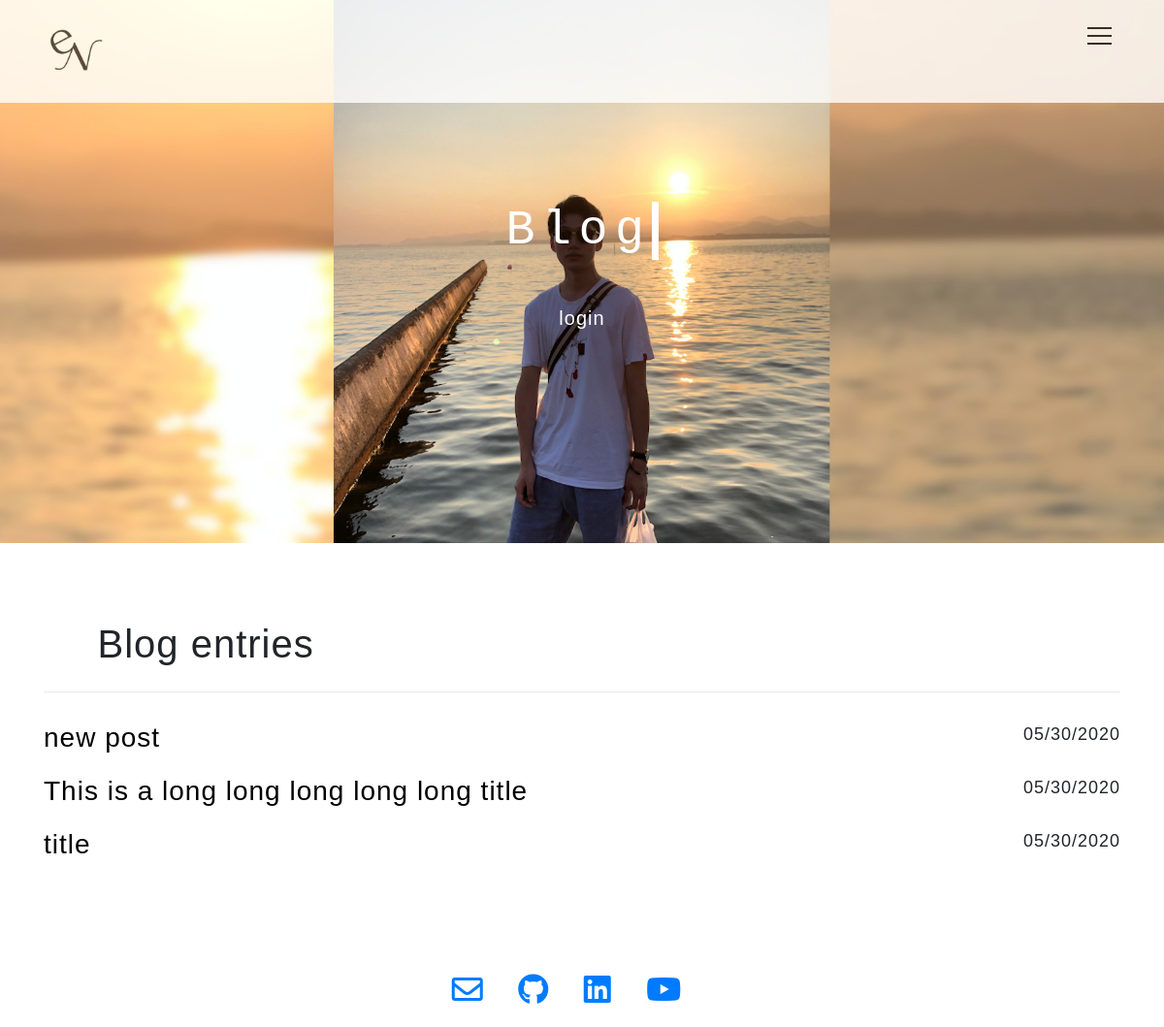
The page /blog/ on the database as committed earlier.
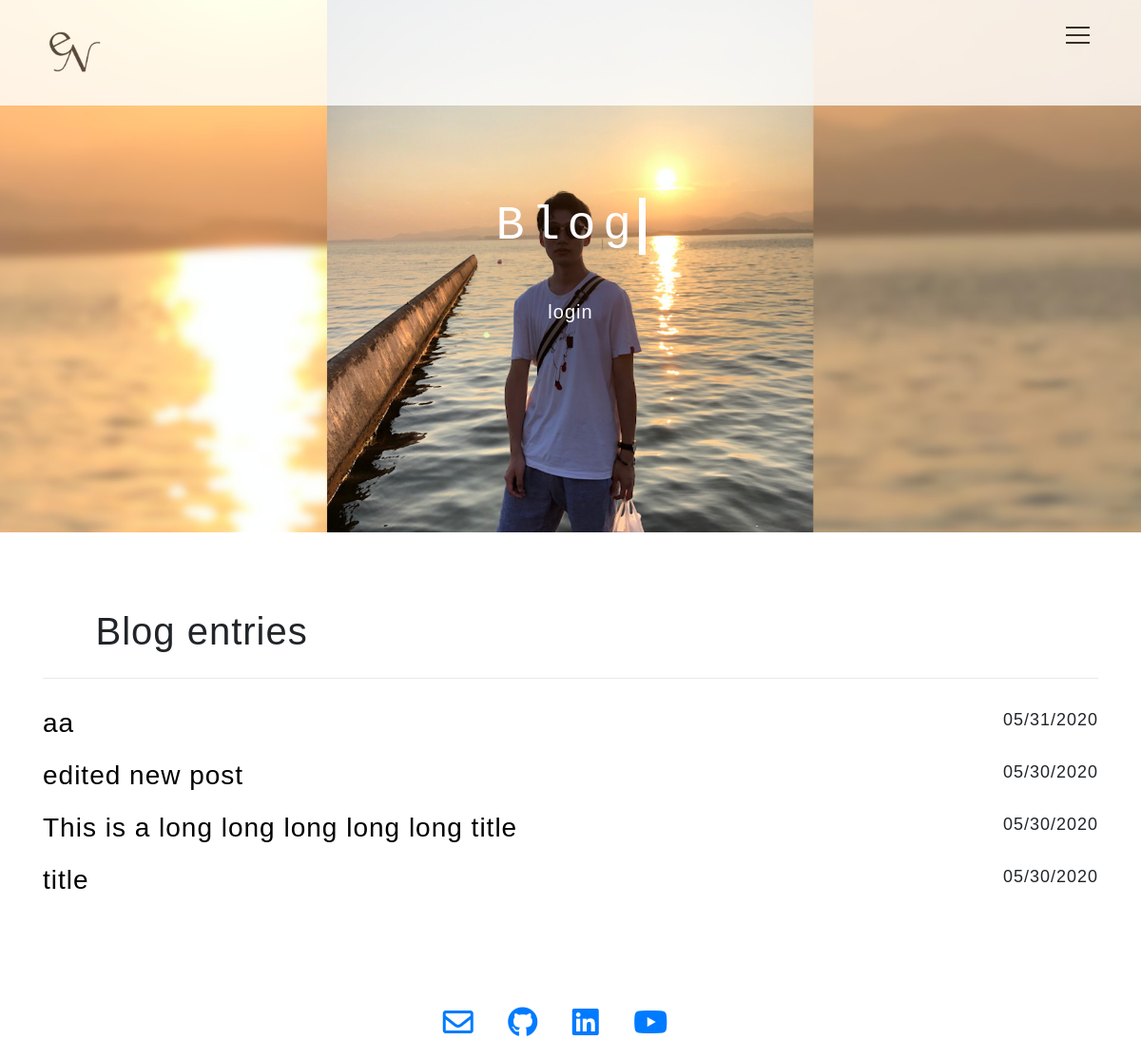
The same page on the database as committed later.
### eureyuri.py (models this page shows, shortened)
class Entry(flask_db.Model):
    title = CharField()
    slug = CharField(unique=True)
    content = TextField()
    published = BooleanField(index=True)
    timestamp = DateTimeField(default=datetime.datetime.now, index=True)
    @classmethod
    def public(cls):
        return Entry.select().where(Entry.published == True)

### eureyuri.py (the view)
@app.route('/blog/')
def blog():
    query = Entry.public().order_by(Entry.timestamp.desc())
    return object_list(
        'blog.html',
        query,
        search="",
        check_bounds=False)

### templates/blog.html (shortened to what this page needs)
{% extends "base.html" %}
{% block head %}Blog{% endblock %}
{% block content_title %}{% if search %}Search "{{ search }}"{% else %}Blog entries{% endif %}{% endblock %}
{% block content %}
  {% for entry in object_list %}
    <h3>
      <div class="row">
        <div class="col-sm-10">
          <a class="jump_black" href="{% if entry.published %}{{ url_for('detail', slug=entry.slug) }}{% else %}{{ url_for('edit', slug=entry.slug) }}{% endif %}">
            {{ entry.title }}
          </a>
        </div>
        <div class="col-sm-2">
          <p style="float: right;"> {{ entry.timestamp.strftime('%m/%d/%Y') }}</p>
        </div>
      </div>
    </h3>
  {% else %}
    <p>No entries have been created yet.</p>
  {% endfor %}
{% endblock %}

### templates/base.html (shortened to what this page needs)
{% include "header.html" %}
  <link rel=stylesheet type=text/css href="{{ url_for('static', filename='css/secondaryPages.css') }}" />
  <header class="masthead-blog">
    <div class="container h-100">
      <div class="row h-100">
        <div class="col-lg-12 my-auto" style="margin-bottom:0px !important;">
          <div class="header-content mx-auto" style="text-align: center">
            <div class="typewriter">
              <h1 class="mb-5" style="text-align: center;">
                {% block head %}{% endblock %}
              </h1>
            </div>
          </div>
        </div>
        {% if not session.logged_in %}
          <div class="col-lg-12 my-auto" style="text-align:center; margin-top:0px!important;">
            <div class="row">
              <div class="col-sm-12">
                <h5><a class="jump" href="{{ url_for('login') }}">login</a></h5>
              </div>
            </div>
          </div>
        {% endif %}
      </div>
    </div>
  </header>
  <section class="interests">
    <div class="container-fluid" style="padding-right: 0px;
padding-left: 0px;">
      <div class="bg-0" style="padding-bottom:100px;">
        <div class="container" style="padding-bottom:50px;">
          <div class="section-heading" style="margin-left:0px; margin-right:0px;">
            <h2 style="margin-left:5%; margin-right:5%;margin-top: 30px;">
              {% block content_title %}{% endblock %}
            </h2>
            <hr>
          </div>
          {% block content %}{% endblock %}
        </div>
      </div>
    </div>
  </section>
{% include "footer.html" %}

### templates/header.html (shortened to what this page needs)
<!DOCTYPE html>
<html>
  <head>
    <link rel="stylesheet" type="text/css" href="../static/css/jquery.fullPage.css" />
    <link rel="stylesheet" href="https://use.fontawesome.com/releases/v5.8.2/css/all.css">
    <link rel="stylesheet" type=text/css href="{{ url_for('static', filename='css/bootstrap.min.css') }}" />
    <link rel="stylesheet" type=text/css href="{{ url_for('static', filename='css/navbar.css') }}" />
    <link rel="stylesheet" type=text/css href="{{ url_for('static', filename='css/footer.css') }}" />
  </head>
  <body>
    <header class="navbar">
      <div id="nav_left">
        <a href="/"><img src="{{ url_for('static', filename='images/logo.png') }}" alt=""></a>
      </div>
      <div class="hamburger" id="js_hamburger">
        <span class="hamburger_line hamburger_line1"></span>
        <span class="hamburger_line hamburger_line2"></span>
        <span class="hamburger_line hamburger_line3"></span>
      </div>
    </header>

### templates/footer.html (shortened to what this page needs)
    <footer class="footer">
      <a href="mailto: eureynoguchi@gmail.com" target="_blank"><i class="far fa-envelope fa-2x"></i></a>
      <a href="https://github.com/eureyuri" target="_blank"><i class="fab fa-github fa-2x"></i></a>
      <a href="https://www.linkedin.com/in/eurey-noguchi/" target="_blank"><i class="fab fa-linkedin fa-2x"></i></a>
      <a href="https://www.youtube.com/channel/UCOScmlJ9J2xpLwuOYQu4n9Q" target="_blank"><i class="fab fa-youtube fa-2x"></i></a>
    </footer>
  </body>
</html>

### static/css/navbar.css (style rules this page uses)
html, body { font-family: 'Montserrat', sans-serif; width: 100%; height: 100%; overflow-x: hidden; }
div img { width: 160px; height: auto; }
.navbar { position: fixed; top: 0px; width: 100%; height: 10%; display: flex; flex-wrap: nowrap; z-index: 100; background-color: white; opacity: 0.8; padding: 0 30px; }
#nav_left { position: absolute; left: 40px; }
#nav_left img { height: 9vh; width: auto; }
.hamburger { position: absolute; right: 40px; top: 2vh; width: 50px; height: 50px; cursor: pointer; z-index: 300; }
.hamburger_line { position: absolute; left: 11px; width: 25px; height: 2px; background-color: #111; transition: all .6s; }
.hamburger_line1 { top: 12px; }
.hamburger_line2 { top: 20px; }
.hamburger_line3 { top: 28px; }

### static/css/footer.css (style rules this page uses)
.footer { position: fixed; left: 0; bottom: 20px; width: 100%; background-color: transparent; text-align: center; }
i { display: inline-block; margin-right: 1em; }

### static/css/secondaryPages.css (style rules this page uses)
body { scroll-behavior: smooth; }
.jump { position: relative; display: inline-block; font-weight: 300; color: #007bff; overflow: hidden; background: linear-gradient(to right, #007bff, #007bff 50%, white 50%); background-clip: text; -webkit-background-clip: text; -webkit-text-fill-color: transparent; background-size: 200% 100%; background-position: 100%; transition: background-position 275ms ease; }
.jump_black { position: relative; display: inline-block; font-weight: 300; color: #007bff; overflow: hidden; background: linear-gradient(to right, #007bff, #007bff 50%, black 50%); background-clip: text; -webkit-background-clip: text; -webkit-text-fill-color: transparent; background-size: 200% 100%; background-position: 100%; transition: background-position 275ms ease; }
hr { margin: 25px auto 0; border-width: 1px; border-color: rgba(34, 34, 34, 0.1); }
h1, h2, h3, h4, h5, h6 { font-family: 'Catamaran', 'Helvetica', 'Arial', 'sans-serif'; font-weight: 200; letter-spacing: 1px; }
p { font-size: 18px; line-height: 1.5; margin-bottom: 20px; }
section { padding: 50px 0; padding-bottom: 0px; }
section h2 { font-size: 40px; }
header .header-content { color: white; }
header.masthead-about, header.masthead-work, header.masthead-interests, header.masthead-blog { position: relative; width: 100%; padding-top: 150px; padding-bottom: 100px; background-size: cover; }
header.masthead-blog { background-image: url("../images/cover_blog.jpg"); background-position: center center; }
header.masthead-about .header-content, header.masthead-work .header-content, header.masthead-interests .header-content, header.masthead-blog .header-content { max-width: 500px; margin-bottom: 100px; text-align: center; }
header.masthead-about .header-content h1, header.masthead-work .header-content h1, header.masthead-interests .header-content h1, header.masthead-blog .header-content h1 { font-size: 30px; }
@media (min-width: 992px) { header.masthead-about, header.masthead-work, header.masthead-interests, header.masthead-blog { height: 70vh; padding-top: 0; padding-bottom: 0; } }
@media (min-width: 992px) { header.masthead-about .header-content, header.masthead-work .header-content, header.masthead-interests .header-content, header.masthead-blog .header-content { margin-bottom: 0; text-align: left; } }
@media (min-width: 992px) { header.masthead-about .header-content h1, header.masthead-work .header-content h1, header.masthead-interests .header-content h1, header.masthead-blog .header-content h1 { font-size: 50px; } }
section.about .section-heading, section.work .section-heading, section.interests .section-heading { margin-bottom: 30px; margin-left: 5%; margin-right: 5%; }
section.about .section-heading h2, section.work .section-heading h2, section.interests .section-heading h2 { margin-top: 0; }
.typewriter h1 { width: fit-content; color: #fff; font-family: monospace; overflow: hidden; border-right: .15em solid white; white-space: nowrap; margin: 0 auto; letter-spacing: .15em; animation: typing 1s steps(70, end), blink-caret .75s step-end infinite; }

Rows that differ between the two databases and show on the page:
added Entry: title "aa", timestamp "05/31/2020"
changed Entry: title "new post" → "edited new post"
